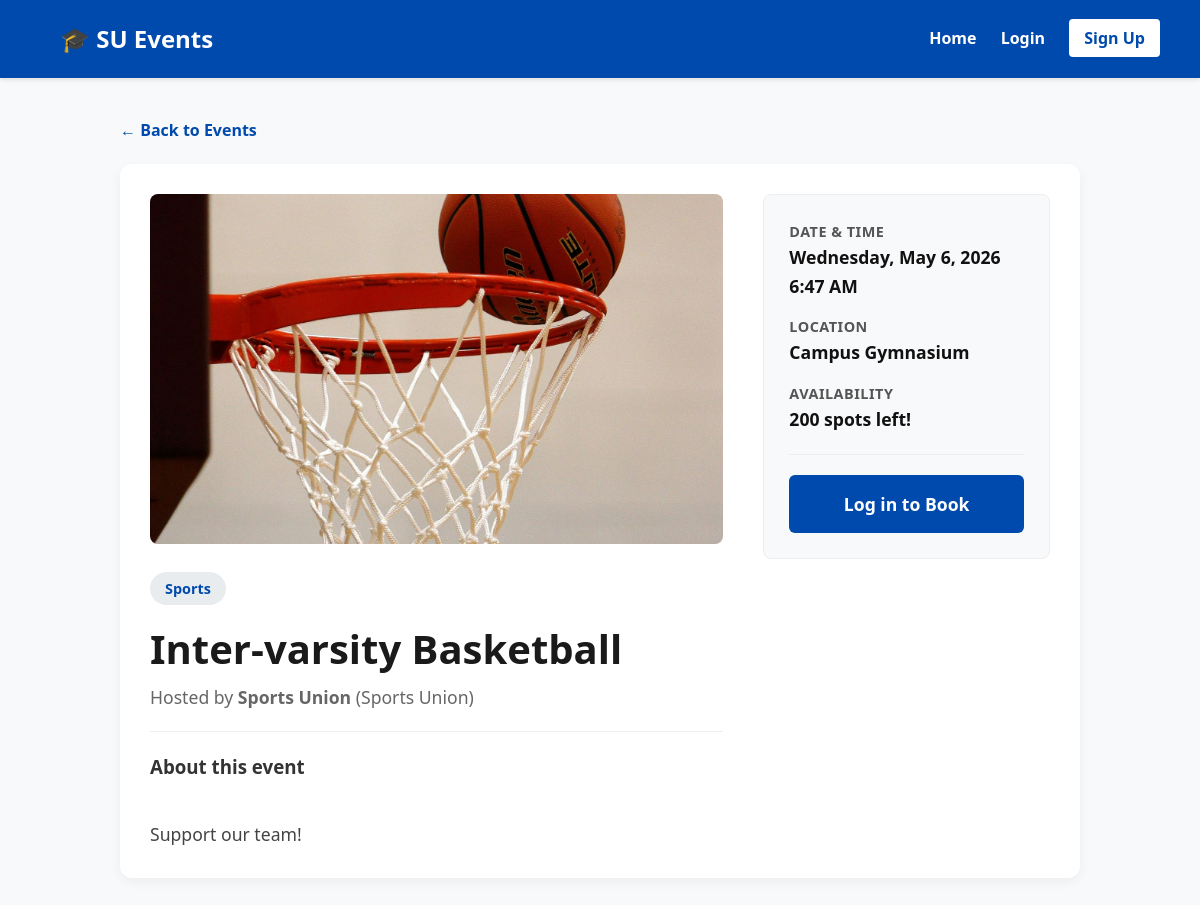
/event_details.php?id=15, run on the app's committed database.
### tables this page shows
CREATE TABLE `events` (
  `event_id` int(11) NOT NULL,
  `organiser_id` int(11) NOT NULL,
  `society_name` varchar(100) NOT NULL,
  `title` varchar(150) NOT NULL,
  `description` text NOT NULL,
  `event_date` datetime NOT NULL,
  `location` varchar(255) NOT NULL,
  `max_capacity` int(11) NOT NULL,
  `created_at` timestamp NOT NULL DEFAULT current_timestamp(),
  `category` varchar(50) NOT NULL DEFAULT 'Social',
  `image_path` varchar(255) DEFAULT NULL
);

CREATE TABLE `users` (
  `user_id` int(11) NOT NULL,
  `full_name` varchar(100) NOT NULL,
  `student_id` varchar(20) NOT NULL,
  `email` varchar(100) NOT NULL,
  `password_hash` varchar(100) NOT NULL,
  `role` enum('Admin','Organiser','Attendee') NOT NULL DEFAULT 'Attendee',
  `created_at` timestamp NOT NULL DEFAULT current_timestamp()
);

### event_details.php (the view, shortened to what this page needs)
<?php
require_once 'config/db.php';
$event_id = (int)$_GET['id'];
$sql = "SELECT e.*, u.full_name AS organiser_name
        FROM events e
        JOIN users u ON e.organiser_id = u.user_id
        WHERE e.event_id = ?";
$stmt = $conn->prepare($sql);
$stmt->bind_param("i", $event_id);
$stmt->execute();
$result = $stmt->get_result();
$event = $result->fetch_assoc();
$cap_sql = "SELECT COUNT(*) as booked FROM bookings WHERE event_id = ?";
$cap_stmt = $conn->prepare($cap_sql);
$cap_stmt->bind_param("i", $event_id);
$cap_stmt->execute();
$current_bookings = $cap_stmt->get_result()->fetch_assoc()['booked'];
$is_sold_out = ($current_bookings >= $event['max_capacity']);
$already_booked = false;
?>
<!DOCTYPE html>
<html lang="en">
<head>
</head>
<body>
    <?php include $_SERVER['DOCUMENT_ROOT'] . '/su_events_app/includes/navbar.php'; ?>
    <div class="container">
        <a href="index.php" class="back-link">← Back to Events</a>
        <div class="event-layout">
            <div class="main-content">
                <?php if(!empty($event['image_path'])): ?>
                    <img src="<?php echo htmlspecialchars($event['image_path']); ?>" alt="Event Cover" class="event-image">
                <?php else: ?>
                    <div class="event-image" style="display:flex; align-items:center; justify-content:center; color:#999;">No Image Available</div>
                <?php endif; ?>
                <div class="category-badge"><?php echo htmlspecialchars($event['category']); ?></div>
                <h1 class="event-title"><?php echo htmlspecialchars($event['title']); ?></h1>
                <div class="event-org">Hosted by <strong><?php echo htmlspecialchars($event['society_name']); ?></strong> (<?php echo htmlspecialchars($event['organiser_name']); ?>)</div>
                <hr>
                <h3>About this event</h3>
                <p style="margin-top: 10px; white-space: pre-line; color: #444; font-size: 1.1rem;">
                    <?php echo htmlspecialchars($event['description']); ?>
                </p>
            </div>
            <div class="ticket-panel">
                <div class="panel-item">
                    <strong>Date & Time</strong>
                    <span><?php echo date('l, F j, Y', strtotime($event['event_date'])); ?><br>
                          <?php echo date('g:i A', strtotime($event['event_date'])); ?></span>
                </div>
                <div class="panel-item">
                    <strong>Location</strong>
                    <span><?php echo htmlspecialchars($event['location']) ?: 'TBD'; ?></span>
                </div>
                <div class="panel-item">
                    <strong>Availability</strong>
                    <span>
                        <?php if ($is_sold_out): ?>
                            <span style="color: #dc3545;">Sold Out</span>
                        <?php else: ?>
                            <?php echo ($event['max_capacity'] - $current_bookings); ?> spots left!
                        <?php endif; ?>
                    </span>
                </div>
                <hr>
                <?php if (!isset($_SESSION['user_id'])): ?>
                    <a href="auth/login.php" class="btn btn-primary" style="background:#004aad;">Log in to Book</a>
                <?php elseif ($_SESSION['role'] !== 'Attendee'): ?>
                    <button class="btn btn-disabled">Attendees Only</button>
                <?php elseif ($already_booked): ?>
                    <button class="btn btn-success">✓ Ticket Secured</button>
                    <div style="text-align:center; margin-top:10px;"><a href="dashboard/attendee.php" style="color:#004aad; font-size:0.9rem;">View your tickets</a></div>
                <?php elseif ($is_sold_out): ?>
                    <button class="btn btn-disabled">Sold Out</button>
                <?php endif; ?>
            </div>
        </div>
    </div>
</body>
</html>

### event_details.php (style rules this page uses)
* { box-sizing: border-box; margin: 0; padding: 0; font-family: 'Segoe UI', Tahoma, Geneva, Verdana, sans-serif; }
body { background-color: #f8f9fa; color: #333; line-height: 1.6; }
.container { max-width: 1000px; margin: 40px auto; padding: 0 20px; }
.back-link { display: inline-block; margin-bottom: 20px; color: #004aad; text-decoration: none; font-weight: bold; }
.event-layout { display: grid; grid-template-columns: 2fr 1fr; gap: 40px; background: white; padding: 30px; border-radius: 12px; box-shadow: 0 4px 12px rgba(0,0,0,0.05); }
.event-image { width: 100%; height: 350px; object-fit: cover; border-radius: 8px; margin-bottom: 20px; background: #e9ecef; }
.event-title { font-size: 2.5rem; margin-bottom: 10px; color: #1a1a1a; line-height: 1.2; }
.event-org { color: #666; font-size: 1.1rem; margin-bottom: 20px; }
.category-badge { display: inline-block; background: #e9ecef; color: #004aad; padding: 5px 15px; border-radius: 20px; font-weight: bold; font-size: 0.9rem; margin-bottom: 20px; }
.ticket-panel { background: #f8f9fa; padding: 25px; border-radius: 8px; border: 1px solid #eee; height: fit-content; position: sticky; top: 20px; }
.panel-item { margin-bottom: 15px; }
.panel-item strong { display: block; color: #555; font-size: 0.9rem; text-transform: uppercase; letter-spacing: 0.5px; }
.panel-item span { font-size: 1.1rem; color: #111; font-weight: bold; }
.btn { display: block; width: 100%; text-align: center; padding: 15px; border-radius: 6px; font-size: 1.1rem; font-weight: bold; text-decoration: none; border: none; cursor: pointer; transition: 0.2s; margin-top: 20px; }
.btn-primary { background: #ff6b6b; color: white; }
hr { border: none; border-top: 1px solid #eee; margin: 20px 0; }

### data on the page
events: image_path (picture), category "Sports", title "Inter-varsity Basketball", society_name "Sports Union", organiser.full_name "Sports Union", description "Support our team!", event_date "Wednesday, May 6, 2026", event_date "6:47 AM", location "Campus Gymnasium", $event['max_capacity']-$current_bookings "200"
